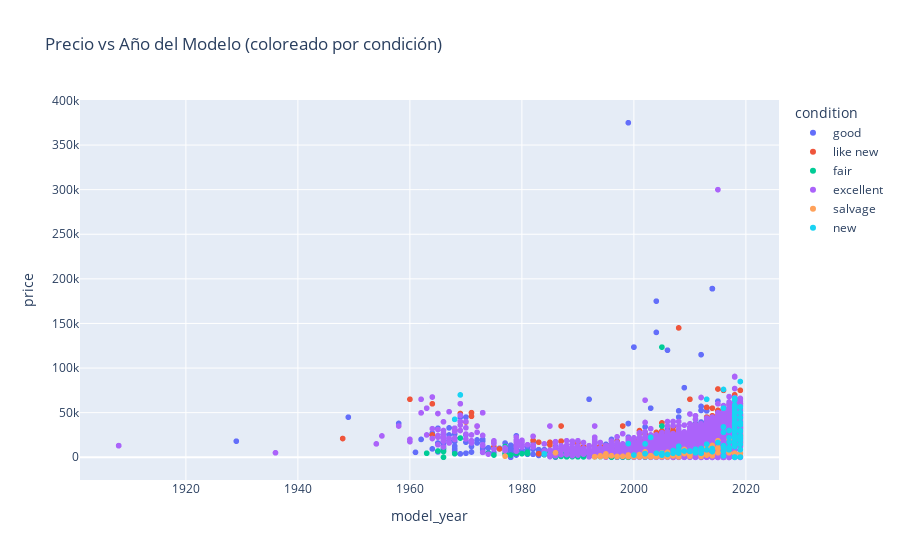

Source (notebook cell):
### Code cell
import plotly.express as px

fig = px.scatter(df, x='model_year', y='price', color='condition',
                 title='Precio vs Año del Modelo (coloreado por condición)')
fig.show()

### Figure 1 — Plotly figure (JSON) as saved in the notebook; plotly's stock layout.template omitted (floating-point values rounded to 4 significant figures; data arrays with more than 128 entries replaced by an {"elided": "..."} marker saying what was removed)
{"data": [{"hovertemplate": "condition=good<br>model_year=%{x}<br>price=%{y}<extra></extra>", "legendgroup": "good", "marker": {"color": "#636efa", "symbol": "circle"}, "mode": "markers", "name": "good", "showlegend": true, "type": "scattergl", "x": {"elided": "20145 float values"}, "xaxis": "x", "y": {"elided": "20145 int values"}, "yaxis": "y"}, {"hovertemplate": "condition=like new<br>model_year=%{x}<br>price=%{y}<extra></extra>", "legendgroup": "like new", "marker": {"color": "#EF553B", "symbol": "circle"}, "mode": "markers", "name": "like new", "showlegend": true, "type": "scattergl", "x": {"elided": "4742 float values"}, "xaxis": "x", "y": {"elided": "4742 int values"}, "yaxis": "y"}, {"hovertemplate": "condition=fair<br>model_year=%{x}<br>price=%{y}<extra></extra>", "legendgroup": "fair", "marker": {"color": "#00cc96", "symbol": "circle"}, "mode": "markers", "name": "fair", "showlegend": true, "type": "scattergl", "x": {"elided": "1607 float values"}, "xaxis": "x", "y": {"elided": "1607 int values"}, "yaxis": "y"}, {"hovertemplate": "condition=excellent<br>model_year=%{x}<br>price=%{y}<extra></extra>", "legendgroup": "excellent", "marker": {"color": "#ab63fa", "symbol": "circle"}, "mode": "markers", "name": "excellent", "showlegend": true, "type": "scattergl", "x": {"elided": "24773 float values"}, "xaxis": "x", "y": {"elided": "24773 int values"}, "yaxis": "y"}, {"hovertemplate": "condition=salvage<br>model_year=%{x}<br>price=%{y}<extra></extra>", "legendgroup": "salvage", "marker": {"color": "#FFA15A", "symbol": "circle"}, "mode": "markers", "name": "salvage", "showlegend": true, "type": "scattergl", "x": [1999.0, 2008.0, 2012.0, 1995.0, 2003.0, 2005.0, 2008.0, 2001.0, 2001.0, 1998.0, 2001.0, 2003.0, 2008.0, 2000.0, 2005.0, 2014.0, 2003.0, 1997.0, NaN, 2009.0, 2013.0, 2006.0, 2015.0, 2018.0, 2006.0, 1994.0, 1995.0, 2019.0, 1995.0, 2018.0, 2000.0, 2014.0, NaN, 2004.0, 2001.0, 2015.0, 2007.0, 2004.0, 2014.0, 1999.0, NaN, 2007.0, NaN, 2013.0, 1999.0, 2015.0, 2013.0, 2003.0, 1977.0, 2014.0, 2000.0, 2017.0, 2017.0, 2014.0, 2014.0, 2004.0, 1995.0, 2013.0, NaN, 1999.0, 2002.0, 2010.0, NaN, 2004.0, 2018.0, 2003.0, 2008.0, NaN, NaN, 2017.0, 2017.0, 2017.0, 2009.0, 2001.0, 2002.0, 1996.0, NaN, 2010.0, 2002.0, 2007.0, 2000.0, NaN, 2001.0, 2005.0, 2001.0, 1993.0, 2005.0, 2012.0, 1999.0, 2003.0, 2016.0, 2006.0, 1994.0, 2008.0, 2014.0, 1993.0, 2005.0, 2006.0, 2001.0, 2011.0, 2008.0, 2004.0, 2015.0, 2007.0, 1986.0, 2013.0, NaN, 1994.0, 1999.0, 1997.0, 2008.0, NaN, 2017.0, 2013.0, 2002.0], "xaxis": "x", "y": [600, 1000, 5500, 999, 850, 5000, 8000, 2500, 1800, 1000, 1500, 1800, 8000, 580, 2700, 11000, 800, 800, 3800, 4100, 12900, 400, 18500, 13500, 5500, 900, 850, 4500, 3750, 22000, 800, 1700, 9450, 2000, 1500, 5000, 4000, 800, 13000, 800, 15000, 2950, 1500, 3500, 800, 10700, 9975, 1400, 1200, 3500, 800, 20750, 8750, 13200, 6750, 2950, 2495, 2400, 2700, 2500, 800, 1200, 1200, 1000, 4500, 500, 4700, 1000, 3500, 5200, 20750, 8750, 8725, 750, 5000, 1700, 3000, 3000, 6000, 2500, 700, 5990, 500, 2500, 2250, 650, 700, 1000, 1900, 600, 7000, 1000, 1500, 7000, 4800, 500, 2000, 700, 3000, 5000, 7000, 450, 9900, 1500, 5000, 14500, 500, 1500, 1000, 850, 500, 3500, 5000, 2900, 2700], "yaxis": "y"}, {"hovertemplate": "condition=new<br>model_year=%{x}<br>price=%{y}<extra></extra>", "legendgroup": "new", "marker": {"color": "#19d3f3", "symbol": "circle"}, "mode": "markers", "name": "new", "showlegend": true, "type": "scattergl", "x": {"elided": "143 float values"}, "xaxis": "x", "y": {"elided": "143 int values"}, "yaxis": "y"}], "layout": {"legend": {"title": {"text": "condition"}, "tracegroupgap": 0}, "title": {"text": "Precio vs Año del Modelo (coloreado por condición)"}, "xaxis": {"anchor": "y", "domain": [0, 1], "title": {"text": "model_year"}}, "yaxis": {"anchor": "x", "domain": [0, 1], "title": {"text": "price"}}}}
